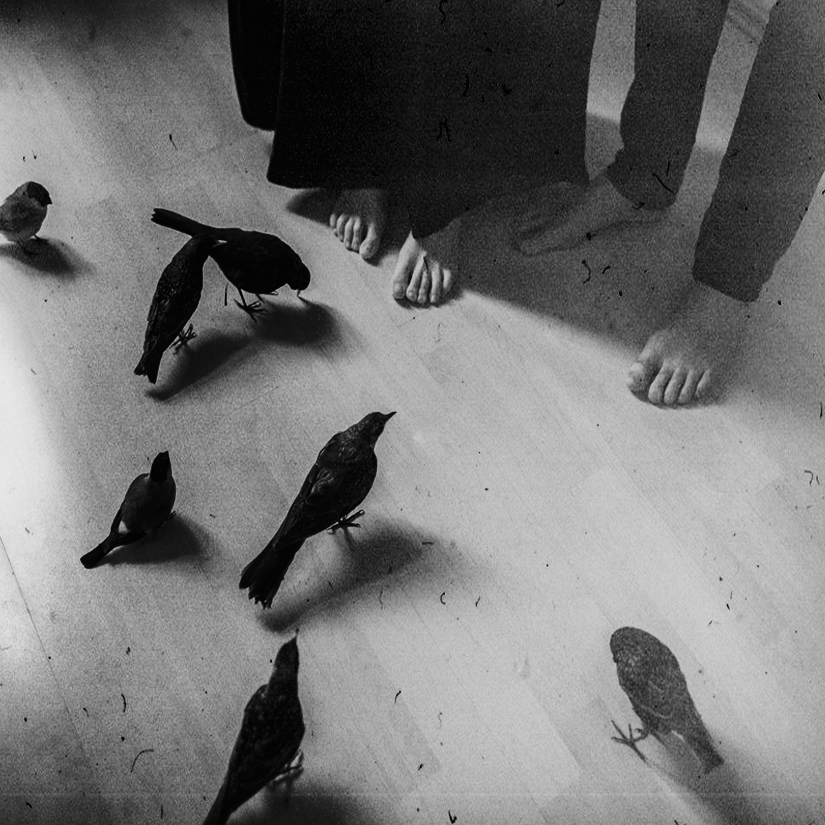
#> input picture openCV/images/p.jpg, 825 x 825 px, found by its file name
$ python ex31_Thresholding2.py
#> lines starting #> are read from the running program, lines starting #| are printed output that depends on the picture; after the words box and inside, x2 and y2 are one past the last pixel; in counts of white or black regions, pixels touching at a corner belong together
from cv2 import cv2
import numpy as np
import matplotlib.pyplot as plt


myNoisyImg = cv2.imread('E:\\ImageProcessingdenemeleri\\images\\p.jpg',0)
#> myNoisyImg is the input picture: shape (825, 825); min 0, max 235, mean 115.6


#global thresholding
ret1,fmyNoisyImg = cv2.threshold(myNoisyImg,120,255,cv2.THRESH_BINARY)
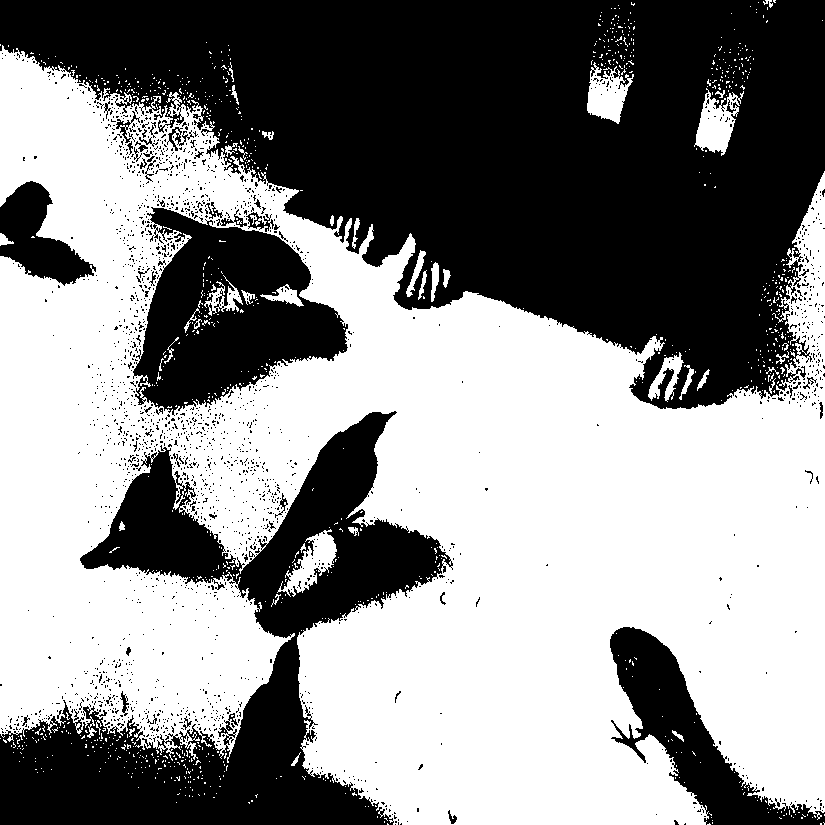
#> fmyNoisyImg: shape (825, 825); 54.4% white; 2022 black regions (1970 under 20 px), largest, box (x1, y1, x2, y2) and area: (0, 0, 825, 409) 194612, (0, 411, 453, 825) 64869, (133, 207, 348, 416) 25090

#OTSU's thresholding
ret2,smyNoisyImg = cv2.threshold(myNoisyImg,0,255,(cv2.THRESH_BINARY + cv2.THRESH_OTSU))
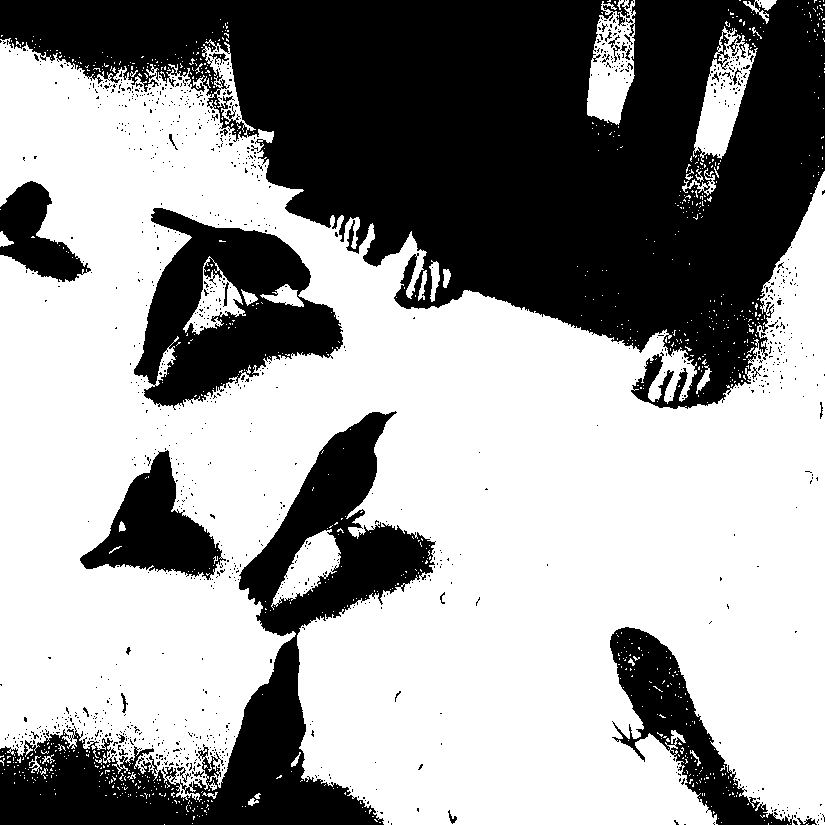
#> smyNoisyImg: shape (825, 825); 60.3% white; 1134 black regions (1100 under 20 px), largest, box (x1, y1, x2, y2) and area: (0, 0, 825, 409) 175764, (0, 411, 436, 825) 45098, (134, 208, 343, 410) 21715
#> ret2 = 103

#OTSU's thresholding after Gaussian filtering
gfmyNoisyImg = cv2.GaussianBlur(myNoisyImg,(5,5),0)
ret3,tmyNoisyImg = cv2.threshold(gfmyNoisyImg,0,255,(cv2.THRESH_BINARY+cv2.THRESH_OTSU))
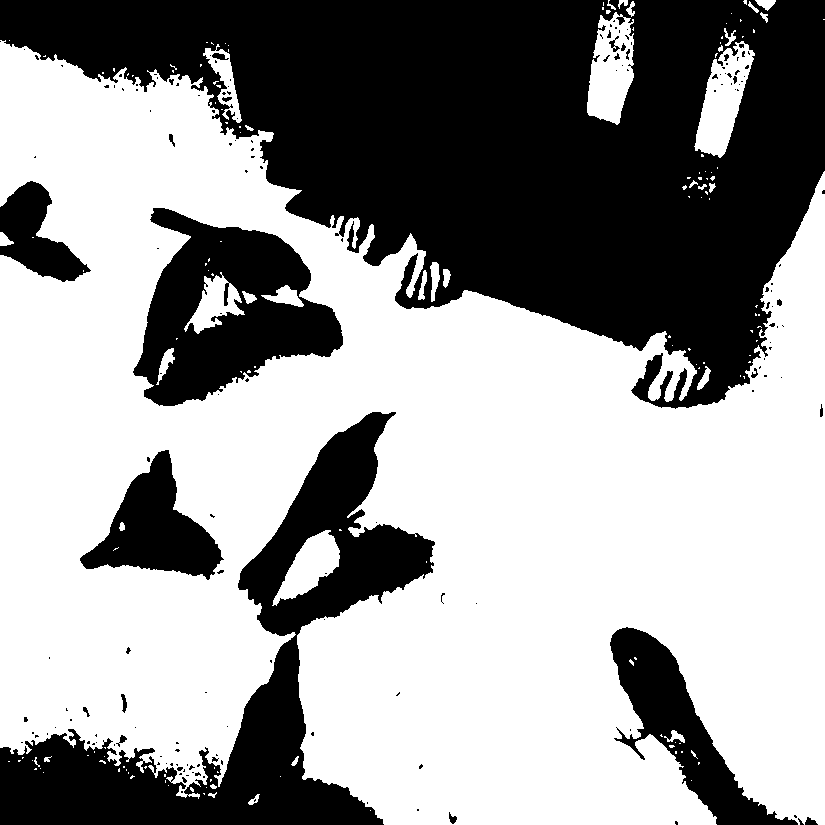
#> tmyNoisyImg: shape (825, 825); 59.9% white; 170 black regions (143 under 20 px), largest, box (x1, y1, x2, y2) and area: (0, 0, 825, 409) 178208, (0, 412, 435, 825) 46702, (133, 208, 343, 406) 22527
#> ret3 = 104

#plot all the images

images = [myNoisyImg,0,fmyNoisyImg,
          myNoisyImg,0,smyNoisyImg,
          gfmyNoisyImg,0,tmyNoisyImg]

titles = ['Original Noisy Image','Histogram','Global Thresholded Image',
           'Original Noisy Image','Histogram',"Otsu's Thresholding",
           'Gaussian Filtering Image','Histogram',"Otsu's Image after Gaussian Filtering"]

for i in range(3):
    plt.subplot(3,3,i*3+1) ,  plt.imshow(images[i*3],cmap = 'gray')
    plt.title(titles[i*3]) , plt.xticks([]) , plt.yticks([])
    plt.subplot(3,3,i*3+2) ,  plt.hist(images[i*3].ravel(),256)
    plt.title(titles[i*3+1]) , plt.xticks([]) , plt.yticks([])
    plt.subplot(3,3,i*3+3) ,  plt.imshow(images[i*3+2], cmap = 'gray')
    plt.title(titles[i*3+2]) , plt.xticks([]) , plt.yticks([])

plt.show()
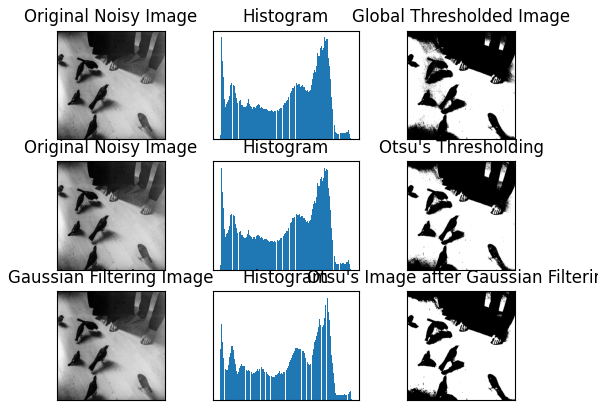
#> figure drawn by matplotlib, 9 panels

$ run again, with openCV/images/c.jpg copied over openCV/images/p.jpg
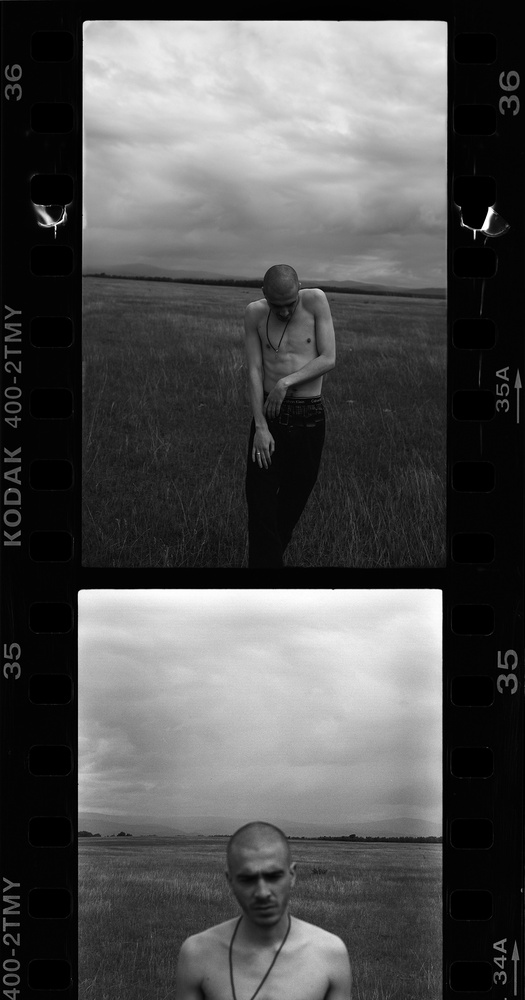
#> input picture openCV/images/c.jpg, 525 x 1000 px, shrunk from 1200 x 2285 before the run, found by its file name
#> myNoisyImg is the input picture: shape (1000, 525); min 0, max 255, mean 82
#> `ret1,fmyNoisyImg = cv2.threshold(myNoisyImg,120,255,cv2.THRESH_BINARY)`:
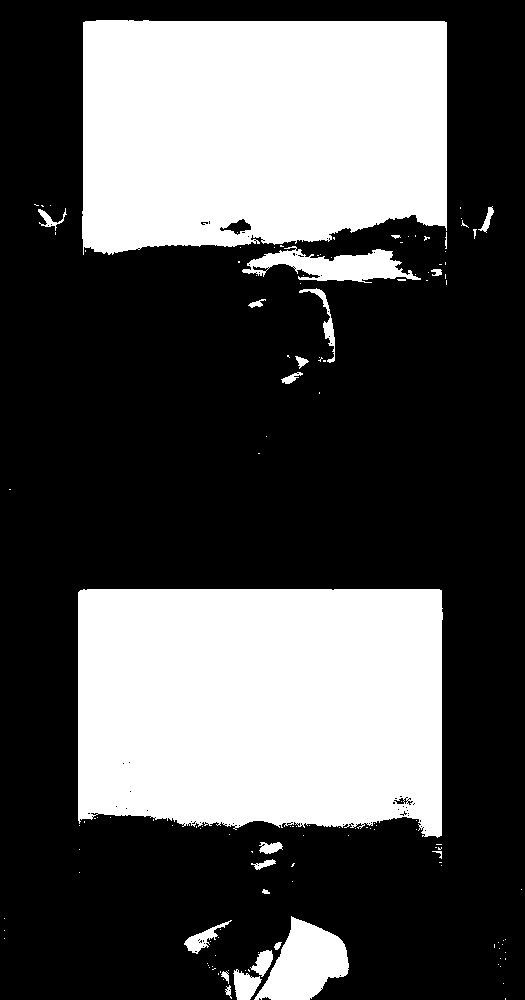
#> fmyNoisyImg: shape (1000, 525); 33.4% white; 135 white regions (111 under 20 px), largest, box (x1, y1, x2, y2) and area: (78, 589, 443, 838) 84922, (82, 20, 447, 255) 79181, (254, 916, 349, 1000) 4613
#> smyNoisyImg: shape (1000, 525); 36.9% white; 230 white regions (207 under 20 px), largest, box (x1, y1, x2, y2) and area: (82, 20, 448, 288) 92864, (78, 589, 443, 838) 88142, (254, 916, 350, 1000) 4893
#> ret2 = 101
#> `ret3,tmyNoisyImg = cv2.threshold(gfmyNoisyImg,0,255,(cv2.THRESH_BINARY..`:
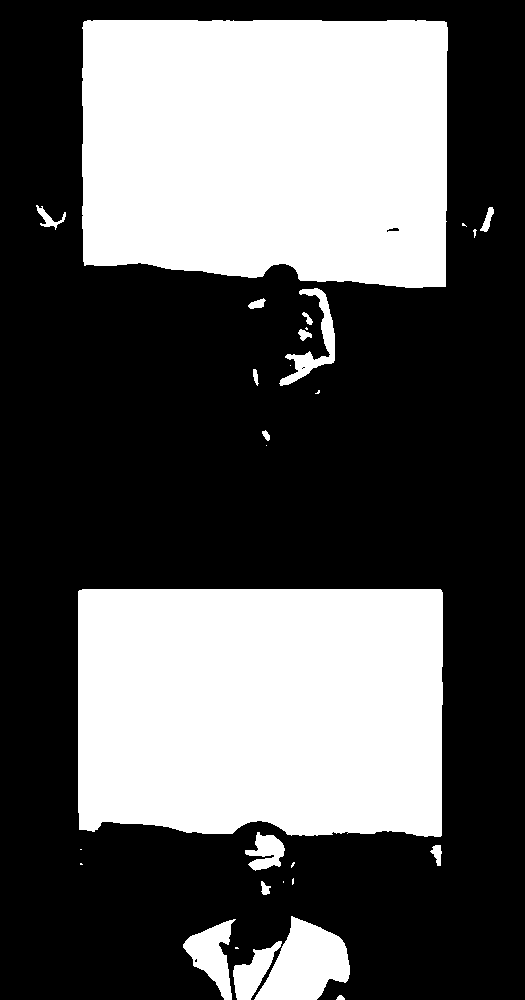
#> tmyNoisyImg: shape (1000, 525); 36.7% white; 29 white regions (12 under 20 px), largest, box (x1, y1, x2, y2) and area: (82, 20, 448, 288) 92853, (78, 589, 443, 837) 87972, (254, 916, 350, 1000) 4875
#> ret3 = 102
